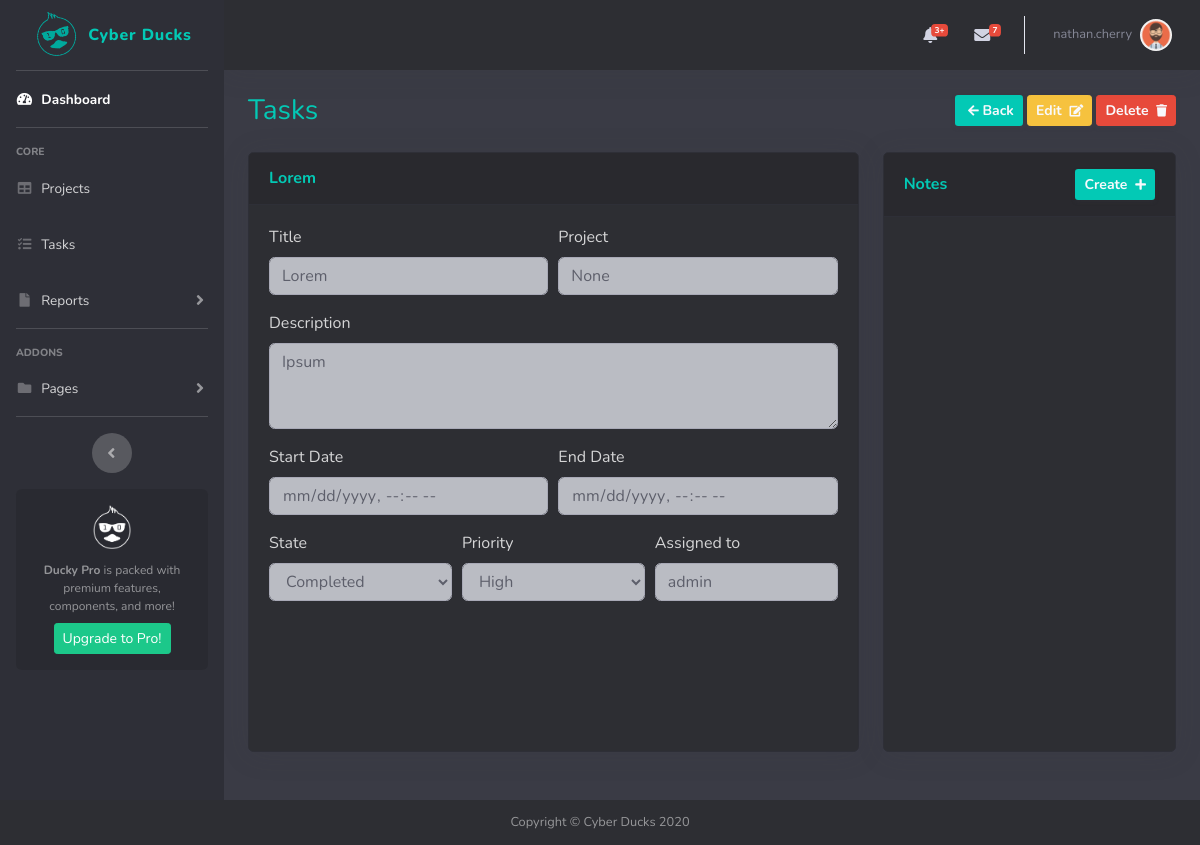
/notes/create/a0c806ab8d3d4f4380987bddaee97558/ (signed in), run on an earlier commit of the app's database.
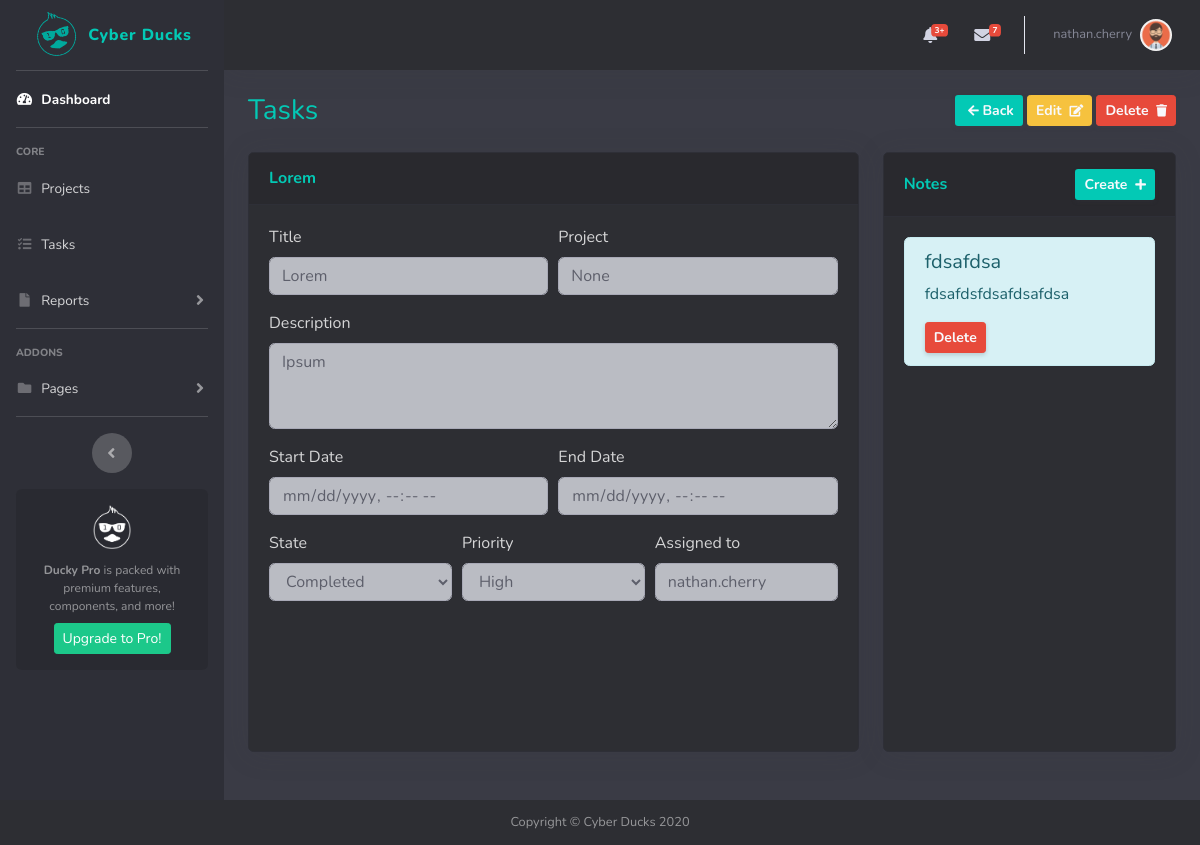
And on a later commit of the database.
### accounts/models.py (models this page shows, shortened)
class Task(models.Model):
    id = models.UUIDField(
        primary_key=True,
        default=uuid.uuid4,
        editable=False)
    title = models.CharField(max_length=256, null=True)
    description = models.TextField(null=True, blank=True)
    STATUS_CHOICES = [
        ('NEW', 'New'),
        ('OPN', 'Open'),
        ('COM', 'Completed'),
        ('SUS', 'Suspended'),
    ]
    status = models.CharField(
        max_length=3,
        choices=STATUS_CHOICES,
        default=0,
    )
    start_date = models.DateTimeField()
    end_date = models.DateTimeField()
    PRIORITY_CHOICES = [
        ('LW', 'Low'),
        ('MD', 'Medium'),
        ('HI', 'High'),
        ('CR', 'Critical'),
    ]
    priority = models.CharField(
        max_length=2,
        choices=PRIORITY_CHOICES,
        default=0,
    )
    assigned_to = models.ForeignKey(User, on_delete=models.CASCADE, null=True, blank=True)
    date_created = models.DateTimeField(auto_now_add=True)
    project = models.ForeignKey(Project, on_delete=models.CASCADE, null=True, blank=True)

class Note(models.Model):
    id = models.UUIDField(
        primary_key=True,
        default=uuid.uuid4,
        editable=False)
    title = models.CharField(max_length=256, null=True)
    note = models.TextField(null=True, blank=True)
    task = models.ForeignKey(Task, on_delete=models.SET_NULL, null=True)
    creator = models.ForeignKey(User, on_delete=models.SET_NULL, null=True, blank=True)
    date_created = models.DateTimeField(auto_now_add=True)

### accounts/views.py (the view, shortened to what this page needs)
# urls.py: path('notes/create/<str:task_id>/', views.createNote, name='note_creation'),
@login_required(login_url='login')
def createNote(request, task_id):
    form = NoteForm()
    task_obj = Task.objects.get(id__exact=task_id)
    notes = Note.objects.filter(task__exact=task_obj)
    context = {
        'form': form,
        'notes': notes,
        'task': task_obj,
    }
    return render(request, 'accounts/task.html', context)

### accounts/forms.py
class NoteForm(ModelForm):
    class Meta:
        model = Note
        fields = [
            'title',
            'note'
        ]
        widgets = {
            'title': forms.TextInput(attrs={'class': 'mb-2 form-control', 'placeholder': 'Title'}),
            'note': forms.Textarea(attrs={'class': 'mb-2 form-control', 'placeholder': 'Note'}),
        }

### accounts/templates/accounts/task.html (shortened to what the changed rows need)
{% extends 'accounts/templates/base.html' %}
{% block SectionTitle %}
    Tasks
{% endblock %}
{% block content %}
    <div class="row">
        <div class="col-xl-8 col-lg-7" style="height: 75vh">
            <div class="card shadow mb-4" style="height: 100%;">
                <div
                        class="card-header py-3 d-flex flex-row align-items-center justify-content-between">
                    <h6 class="m-0 font-weight-bold text-green">{{ task.title }}</h6>
                </div>
                <div class="card-body" style="overflow-y: scroll">
                    <form>
                        <div class="form-row">
                            <div class="form-group col-md-6">
                                <label for="inputEmail4">Title</label>
                                <input disabled type="text" class="form-control" id="inputEmail4"
                                       value="{{ task.title }}">
                            </div>
                            <div class="form-group col-md-6">
                                <label for="inputPassword4">Project</label>
                                <input disabled type="text" class="form-control" id="inputPassword4"
                                       value="{{ task.project }}">
                            </div>
                        </div>
                        <div class="form-row">
                            <div class="form-group col-md-12">
                                <label for="exampleFormControlTextarea1">Description</label>
                                <textarea disabled class="form-control" id="exampleFormControlTextarea1"
                                          rows="3">{{ task.description }}</textarea>
                            </div>
                        </div>
                        <div class="form-row">
                            <div class="form-group col-md-6">
                                <label for="inputState2">Start Date</label>
                                <input disabled type="datetime-local" class="form-control" id="inputState2"
                                       value="{{ task.start_date }}">
                            </div>
                            <div class="form-group col-md-6">
                                <label for="inputState3">End Date</label>
                                <input disabled type="datetime-local" class="form-control" id="inputState3"
                                       value="{{ task.end_date }}">
                            </div>
                        </div>
                        <div class="form-row">
                            <div class="form-group col-md-4">
                                <label for="inputState">State</label>
                                <select disabled id="inputState" class="form-control">
                                    <option selected>{{ task.get_status_display }}</option>
                                </select>
                            </div>
                            <div class="form-group col-md-4">
                                <label for="inputState">Priority</label>
                                <select disabled id="inputState" class="form-control">
                                    <option selected>{{ task.get_priority_display }}</option>
                                </select>
                            </div>
                            <div class="form-group col-md-4">
                                <label for="inputCity">Assigned to</label>
                                <input disabled type="text" class="form-control" id="inputCity"
                                       value="{{ task.assigned_to }}">
                            </div>
                        </div>
                    </form>
                </div>
            </div>
        </div>
        <div class="col-xl-4 col-lg-5" style="height: 75vh">
            <div class="card shadow mb-4" style="height: 100%">
                <div class="card-body" style="overflow-y: scroll">
                    {% for note in notes %}
                        <div class="alert alert-info" role="alert">
                            <h5 class="alert-heading">{{ note.title }}</h5>
                            <p>{{ note.note }}</p>
                            <form action="{% url 'delete_note' note.id %}" method="POST">
                                <input type="submit"
                                       class="d-none d-sm-inline-block btn btn-sm btn-danger shadow-sm font-weight-bold text-gray-100"
                                       value="Delete">
                            </form>
                        </div>
                    {% endfor %}
                </div>
            </div>
        </div>
    </div>
{% endblock %}

What changed in the data, as far as the page shows it:
changed Task "Lorem": assigned_to "admin" → "nathan.cherry"
added Note: title "fdsafdsa", note "fdsafdsfdsafdsafdsa"
